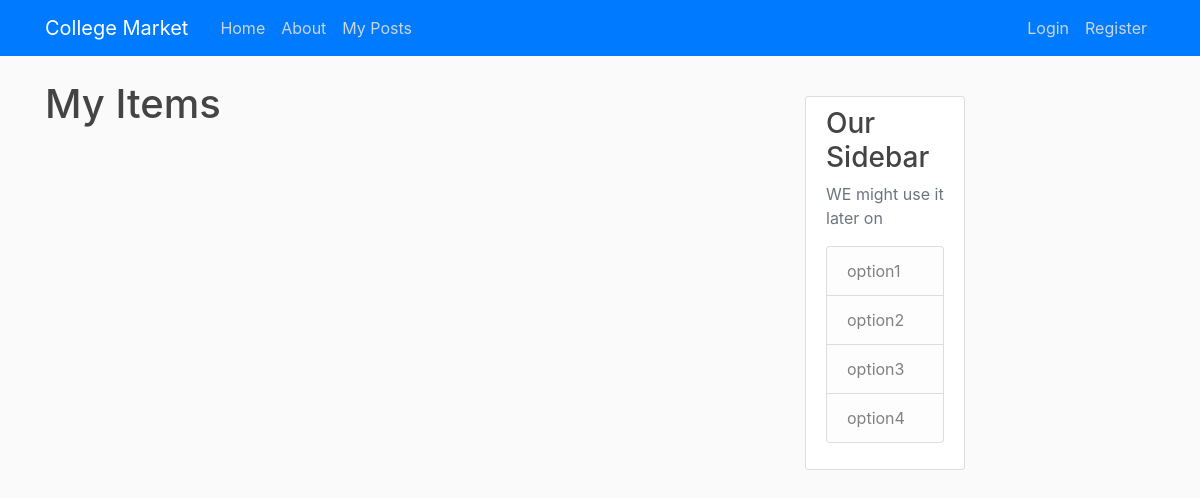
The app's page /post/, older data.
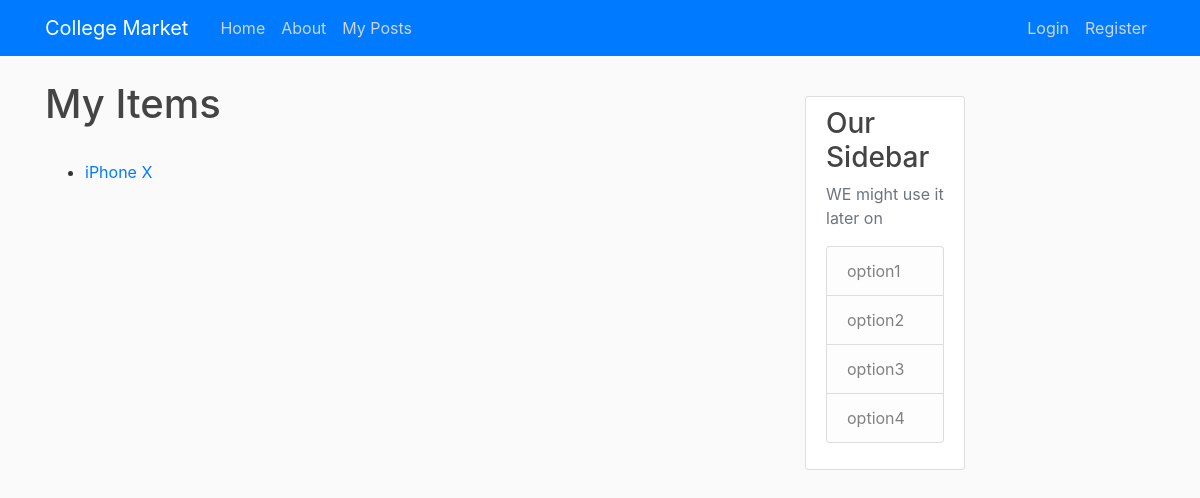
The same page, newer data.
### posts/models.py (models this page shows, shortened)
class Post(models.Model):
    title = models.CharField(max_length=255)
    body = models.TextField(null=True)
    slug = models.SlugField(null=False, unique=True)
    updated_on = models.DateTimeField(auto_now= True)
    created_on = models.DateTimeField(auto_now_add=True, null=True)
    category = models.IntegerField(choices=CATEGORY, default=0)
    cover = models.ImageField(upload_to='images/', null=True)
    class Meta:
        ordering = ['-created_on']
    def get_absolute_url(self):
        return reverse('post_detail', kwargs={'slug': self.slug})

### posts/views.py (the view)
# urls.py: path('', PostListView.as_view(), name='post_list'),
class PostListView(ListView):
    model = Post
    template_name = 'home_page/post_list.html'

### templates/home_page/post_list.html
{% extends 'home_page/base.html' %}
{% block content1 %}
<h1>My Items</h1>
<br>
{% for post in object_list %}
  <ul>
    <li><a href="{{ post.get_absolute_url }}">{{ post.title }}</a></li>
  </ul>
{% endfor %}
{% endblock %}

Row changes from the older to the newer data that the page shows:
added Post: title "iPhone X"
